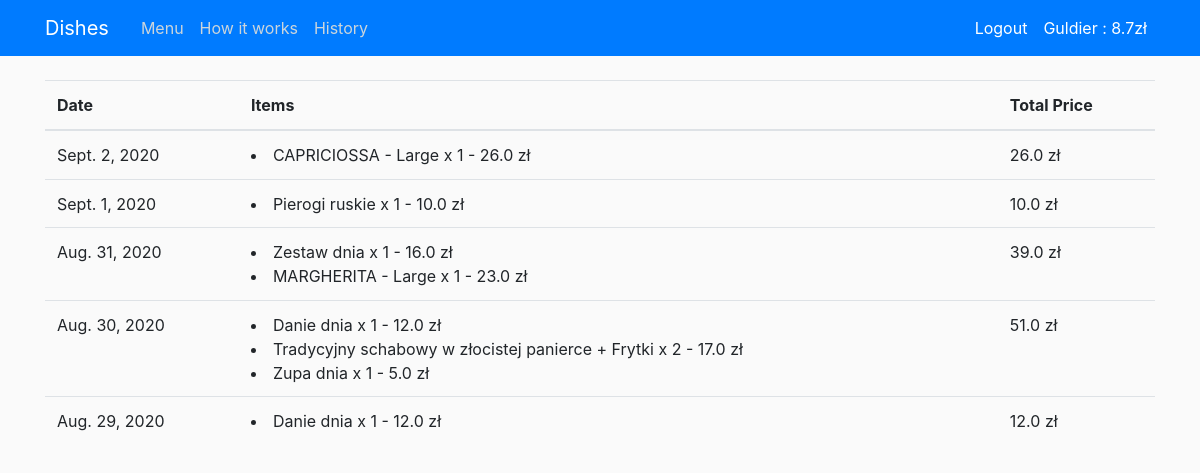
/history/ (signed in), run on an earlier commit of the app's database.
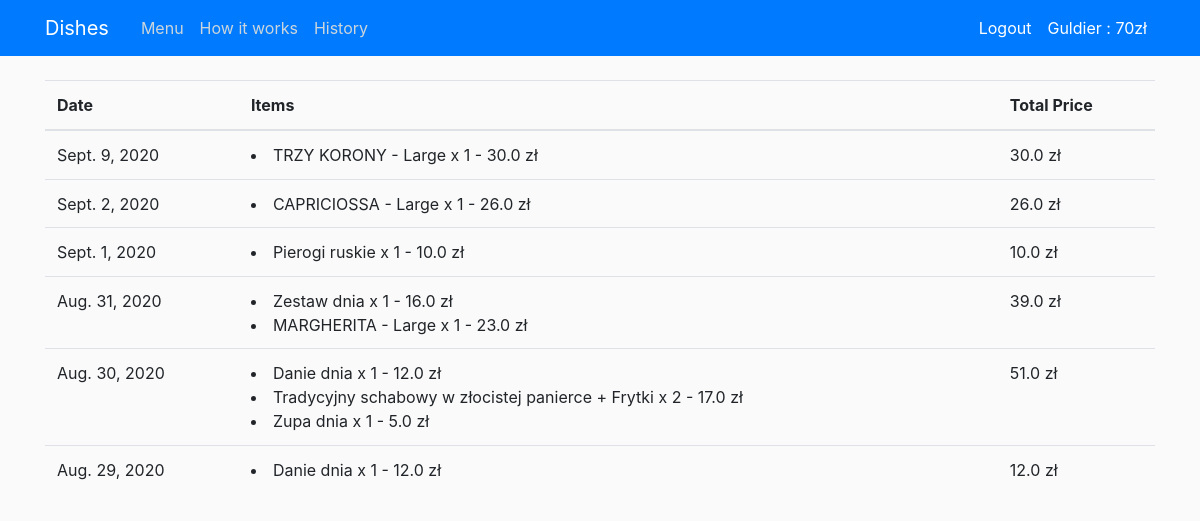
And on a later commit of the database.
### users/models.py (models this page shows, shortened)
class Profile(models.Model):
    user = models.OneToOneField(User, on_delete=models.CASCADE)
    money = models.FloatField(default=0)

### shop/views.py (the view)
# urls.py: path('history/',show_history, name='shop-history')
@login_required
def show_history(request):
    dates = Orders.objects.filter(user=request.user).dates('order_date','day')
    orders = Orders.objects.filter(user=request.user)
    history = []
    for d in reversed(dates):
        items = []
        total = 0
        for o in orders:
            if o.order_date.date() == d:
                items.append(f'{o.composition} x {o.quantity} - {o.composition.dish.price + o.composition.addon.price} zł')
                total += (o.composition.dish.price + o.composition.addon.price) * o.quantity
        history.append({'date': d, 'items': items, 'price': total})
    context = {
        'summary': True,
        'money': Profile.objects.get(user=request.user).money,
        'history': history
    }
    return render(request,'shop/history.html',context)

### shop/models.py (called while the page is built)
    def __str__(self):
        return f'{self.name}'

    def __str__(self):
        return f'{self.name}'

    def __str__(self):
        if self.addon.name == 'empty':
            return f'{self.dish}'
        elif self.addon.addon_type == 'pizza':
            return f'{self.dish} - {self.addon}'
        else:
            return f'{self.dish} + {self.addon}'

### shop/templates/shop/history.html
{% extends 'shop/base.html' %}
{% block summary %}
    <div class="container">
       <table class="table">
            <thead>
            <tr>
                <th scope="col">Date</th>
                <th scope="col">Items</th>
                <th scope="col">Total Price</th>
            </tr>
            </thead>
            <tbody>
                {% for h in history %}
                    <tr>
                        <td> {{h.date}}</td>
                        <td>
                            {% for item in h.items %}
                                <li> {{item}} </li>
                            {% endfor %}
                        </td>
                        <td> {{h.price}} zł</td>
                    <tr>
                {% endfor %}
            </tbody>
        </table>
    </div>
{% endblock summary %}

### shop/templates/shop/base.html (shortened to what this page needs)
{% load static %}
{% load django_template_maths %}
<!DOCTYPE html>
<html>
<head>
    <link rel="stylesheet" href="https://stackpath.bootstrapcdn.com/bootstrap/4.5.2/css/bootstrap.min.css">
    <link rel="stylesheet" type="text/css" href="{% static 'shop/main.css' %}">
</head>
<body>
    <header class="site-header">
        <nav class="navbar navbar-expand-md navbar-dark bg-primary fixed-top">
            <div class="container">
                <a class="navbar-brand mr-4">Dishes</a>
                <div class="collapse navbar-collapse" id="navbarToggle">
                    <div class="navbar-nav mr-auto">
                        <a class="nav-item nav-link" href="{% url 'shop-home' %}">Menu</a>
                        <a class="nav-item nav-link" href="{% url 'shop-about' %}">How it works</a>
                        {% if user.is_authenticated %}
                            <a class="nav-item nav-link" href="{% url 'shop-history' %}">History</a>
                        {% endif %}
                    </div>
                     <div class="navbar-nav">
                        {% if user.is_authenticated %}
                            <a class="nav-item nav-link" style="color: #ffffff" href="{% url 'logout' %}">Logout</a>
                            <a class="nav-item nav-link" style="color: #ffffff" href="{% url 'profile' %}">{{ user.username }} : {{money|floatformat}}zł</a>
                        {% else %}
                            <a class="nav-item nav-link" style="color: #ffffff" href="{% url 'login' %}">Login</a>
                            <a class="nav-item nav-link" style="color: #ffffff" href="{% url 'register' %}">Register</a>
                        {% endif %}
                    </div>
                </div>
            </div>
        </nav>
    </header>
   <main role="main" class="container-fluid">
        {% if summary %}
            {% block summary %}
            {% endblock summary %}
        {% endif %}
    </main>
</body>
</html>

What changed in the data, as far as the page shows it:
changed Profile: money "8.7" → "70"
Also different on the page:
new list line: "Sept. 9, 2020 TRZY KORONY - Large x 1 - 30.0 zł 30.0 zł"
